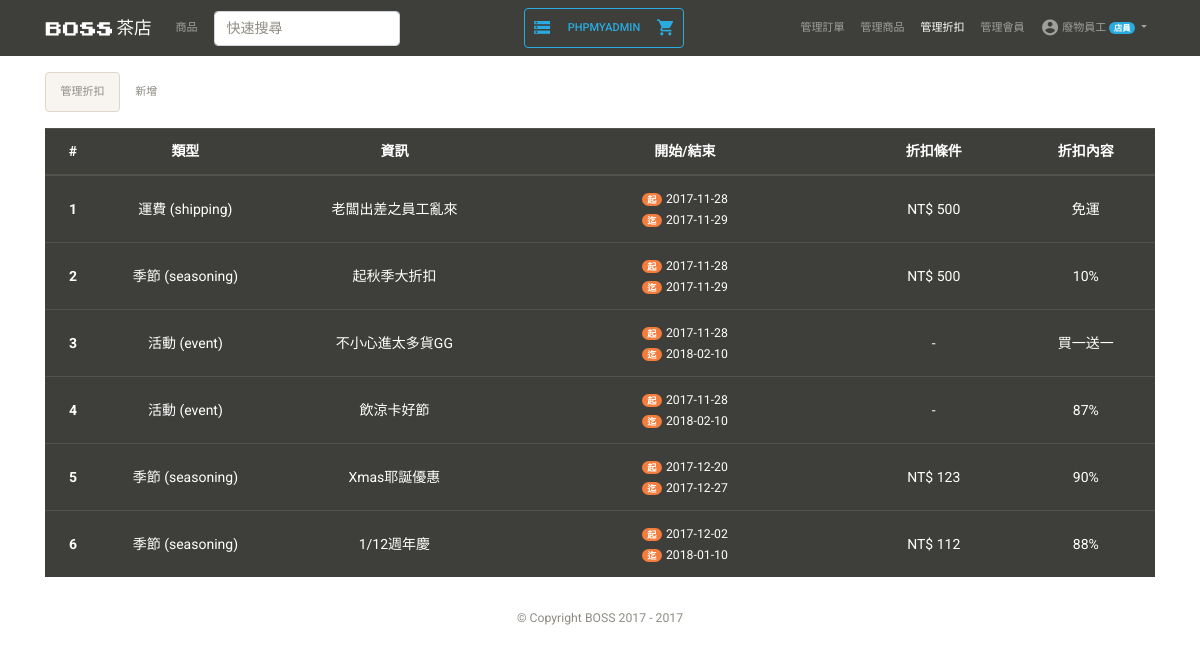
The page /discount_list.php?page=1 (signed in) on the database its author committed.
### tables this page shows
CREATE TABLE MEMBER(
  ID VARCHAR(20) PRIMARY KEY,
  Password VARCHAR(128) NOT NULL,
  Name VARCHAR(12) NOT NULL,
  Email VARCHAR(30) NOT NULL,
  Phone VARCHAR(10) NOT NULL,
  RegDate TIMESTAMP DEFAULT CURRENT_TIMESTAMP,
  Birth DATE,
  Gender ENUM('M', 'F', 'N'),
  Address VARCHAR(100),
  Position ENUM('S', 'A', 'C') NOT NULL
);

CREATE TABLE DISCOUNT (
  ID INT(7) UNSIGNED AUTO_INCREMENT PRIMARY KEY,
  Type ENUM('shipping', 'seasoning', 'event'),
  PeriodFrom DATE NOT NULL,
  PeriodTo DATE NOT NULL,
  Requirement INT(7) UNSIGNED,
  Rate DOUBLE(3,3) NOT NULL,
  Info VARCHAR(100) NOT NULL,
  EventType ENUM('BOGO', 'discount')
);

### verification.php (called while the page is built, shortened)
<?php
include('connection.php');
if(isset($_SESSION['ID'])){
  $user_id = $_SESSION['ID'];
  $sql = "SELECT * FROM MEMBER WHERE ID='$user_id'";
  $rows = mysqli_fetch_array($conn->query($sql));
  $user_name = $rows['Name'];
  $user_position = $rows['Position'];
}

### connection.php (called while the page is built, shortened)
<?php
  $conn = new mysqli(db_host, db_username, db_password, db_name);
  $conn->query("SET NAMES 'utf8mb4'");
  require_once('verification.php');

### discount_list.php (the view, shortened to what this page needs)
<?php include('connection.php'); ?>
<!DOCTYPE html>
<html>
<head>
  <?php include('style.php') ?>
</head>
<body>
  <?php include('nav.php') ?>
  <div class="container my-3">
    <div class="row">
      <div class="col-12">
        <ul class="nav nav-pills ">
          <li class="nav-item">
            <a class="nav-link <?php if($_GET['page']==1)echo 'active ' ?>" href="discount_list.php?page=1">管理折扣</a>
          </li>
          <li class="nav-item">
            <a class="nav-link <?php if($_GET['page']==2)echo 'active ' ?>" href="discount_list.php?page=2">新增</a>
          </li>
        </ul>
      </div>
      <div class="col-12 text-center <?php if($_GET['page']!=1)echo 'd-none ' ?>">
        <table class="table table-hover table-dark my-3 ">
          <thead>
            <tr>
              <th scope="col" style="width:2rem;">#</th>
              <th scope="col" style="width:5rem;">類型</th>
              <th scope="col" style="width:9rem;">資訊</th>
              <th scope="col" style="width:12rem;">開始/結束</th>
              <th scope="col" style="width:6rem;">折扣條件</th>
              <th scope="col" style="width:5rem;">折扣內容</th>
            </tr>
          </thead>
          <tbody>
            <?php
            $sql = 'SELECT * FROM DISCOUNT';
            $result = $conn->query($sql);
            while($rows = mysqli_fetch_array($result))
            {
              echo '<tr style="cursor: pointer;" onclick="location.href=\'discount_list_detail.php?ID=' . $rows['ID'].'\'">';
              echo '<th scope="row" class="align-middle">'.$rows['ID'].'</th>';
              if($rows['Type']=='shipping'){
                $TypeText= '運費 (shipping)';
              } else if($rows['Type']=='seasoning'){
                $TypeText= '季節 (seasoning)';
              } else if($rows['Type']=='event'){
                $TypeText= '活動 (event)';
              }
              echo '<td class="align-middle">'.$TypeText.'</td>';
              echo '<td class="align-middle">'.$rows['Info'].'</td>';
              echo '<td class="align-middle"><small><span class="badge badge-pill badge-warning mr-1">起</span>'.$rows['PeriodFrom'].'<br><span class="badge badge-pill badge-warning mr-1">迄</span>'.$rows['PeriodTo'].'</small></td>';
              if($rows['Type']=='event'){
                $RequirementText='-';
              } else{
                $RequirementText='NT$ '.$rows['Requirement'];
              }
              echo '<td class="align-middle">'.$RequirementText.'</td>';
              if($rows['Type']=='shipping'){
                $RateText='免運';
              }else if($rows['Type']=='event' && $rows['EventType']=='BOGO'){
                $RateText='買一送一';
              }else{
                $RateText=($rows['Rate']*100).'%';
              }
              echo '<td class="align-middle">'. $RateText.'</td>';
              echo '</tr>';
            }
            ?>
          </tbody>
        </table>
      </div>
    </div>
  </div>
  <?php include('footer.php') ?>
</body>
</html>

### style.php (shortened to what this page needs)
<link rel="stylesheet" href="css/bootstrap.min.css">
<link rel="stylesheet" href="https://bootswatch.com/4/sandstone/bootstrap.min.css">
<link rel="stylesheet" href="css/material-icon.css" >
<link rel="stylesheet" href="css/animate.min.css">
<link rel="stylesheet" href="css/style.css">
<link rel="stylesheet" href="css/animation.css">

### nav.php (shortened to what this page needs)
<?php
$this_page = pathinfo($_SERVER['PHP_SELF'])['filename']
?>
<?php
  $admin_display  = ($user_position=='A'||$user_position=='S')?'':'d-none ';
?>
<nav id="navbar" class="navbar navbar-expand-lg navbar-dark bg-primary1 sticky-top" style="background:rgba(62,63,58,1);">
  <div class="container">
    <a class="navbar-brand align-middle" href="index.php">
      <img src="img/logo-01.png" class="img-fluid" style="max-height:1.1rem"> 茶店
    </a>
    <div class="collapse navbar-collapse" id="navbarSupportedContent">
      <ul class="navbar-nav mr-auto">
        <li class="nav-item <?=($this_page =='product')?'active':'';?>">
          <a class="nav-link " href="product.php">商品</a>
        </li>
        <form class="form-inline mx-0 mx-lg-2 my-2 my-lg-0" method="get" action="product.php">
          <input class="form-control mr-sm-2" type="search" placeholder="快速搜尋" name="keyword" required>
        </form>
      </ul>
      <?php
      if(debug_mode){
        echo '<ul class="navbar-nav border border-info rounded ">
        <li class="nav-item">
        <a class="nav-link text-info" href="db.php"><i class="material-icons">storage</i></a>
        </li>
        <li class="nav-item">
        <a class="nav-link text-info" target="_blank" href="http://localhost/phpmyadmin/">phpmyadmin</a>
        </li>
        <li class="nav-item">
        <a class="nav-link text-info" href="cart.php"><i class="material-icons">shopping_cart</i></a>
        </li>
        </ul>';
      }
      ?>
      <ul class="navbar-nav ml-auto">
        <li class="nav-item <?=($this_page =='order')?'active ':'' ?> <?=$admin_display ?>">
          <a class="nav-link" href="order_list.php">管理訂單</a>
        </li>
        <li class="nav-item <?=($this_page =='product_list')?'active ':'' ?> <?=$admin_display ?>">
          <a class="nav-link" href="product_list.php">管理商品</a>
        </li>
        <li class="nav-item <?=($this_page =='discount_list')?'active ':'' ?> <?=$admin_display ?>">
          <a class="nav-link" href=" discount_list.php">管理折扣</a>
        </li>
        <li class="nav-item <?=($this_page =='user_list')?'active ':'' ?> <?=$admin_display ?>">
          <a class="nav-link" href="user_list.php">管理會員</a>
        </li>
        <li class="nav-item dropdown <?=isset($_SESSION['ID'])?'':'d-none'?>">
          <a class="nav-link dropdown-toggle" href="#" id="user" role="button" data-toggle="dropdown" aria-haspopup="true" aria-expanded="false">
            <i class="material-icons">account_circle</i>
            <?=$user_name?>
            <?php
            if($user_position=='A'){
              echo '<span class="badge badge-pill badge-warning">管理員</span>';
            }else if($user_position=='S'){
              echo '<span class="badge badge-pill badge-info">店員</span>';
            }
            ?>
          </a>
        </li>
      </ul>
    </div>
  </div>
</nav>

### footer.php (shortened to what this page needs)
<div class="container mt-3">
  <div class="row">
    <div class="col-12">
      <small>
        <p class="text-muted text-center">© Copyright BOSS 2017 - <?php echo date('Y',time()); ?></p>
      </small>
    </div>
  </div>
</div>

### css/style.css (style rules this page uses)
i.material-icons { vertical-align: middle; font-size: 1.2rem; }

### rows shown on the page
member: Name "廢物員工"
discount: ID "1", Type "運費 (shipping)", Info "老闆出差之員工亂來", PeriodFrom "2017-11-28", PeriodTo "2017-11-29", Requirement "NT$ 500", Type "免運"
discount: ID "2", Type "季節 (seasoning)", Info "起秋季大折扣", PeriodFrom "2017-11-28", PeriodTo "2017-11-29", Requirement "NT$ 500", Rate "10%"
discount: ID "3", Type "活動 (event)", Info "不小心進太多貨GG", PeriodFrom "2017-11-28", PeriodTo "2018-02-10", Type "-", RateText "買一送一"
discount: ID "4", Type "活動 (event)", Info "飲涼卡好節", PeriodFrom "2017-11-28", PeriodTo "2018-02-10", Type "-", Rate "87%"
discount: ID "5", Type "季節 (seasoning)", Info "Xmas耶誕優惠", PeriodFrom "2017-12-20", PeriodTo "2017-12-27", Requirement "NT$ 123", Rate "90%"
discount: ID "6", Type "季節 (seasoning)", Info "1/12週年慶", PeriodFrom "2017-12-02", PeriodTo "2018-01-10", Requirement "NT$ 112", Rate "88%"
